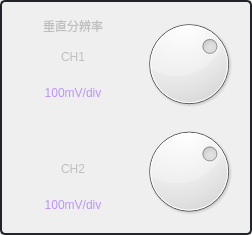
                               <widget class="QFrame" name="frame_27">
                                <property name="styleSheet">
                                 <string notr="true">border-radius: 5px;
border: 2px solid rgb(33, 37, 43);</string>
                                </property>
                                <property name="frameShape">
                                 <enum>QFrame::StyledPanel</enum>
                                </property>
                                <property name="frameShadow">
                                 <enum>QFrame::Raised</enum>
                                </property>
                                <layout class="QVBoxLayout" name="verticalLayout_39">
                                 <item>
                                  <layout class="QHBoxLayout" name="horizontalLayout_65">
                                   <item>
                                    <layout class="QVBoxLayout" name="verticalLayout_37">
                                     <item>
                                      <widget class="QLabel" name="lb_Port_9">
                                       <property name="enabled">
                                        <bool>false</bool>
                                       </property>
                                       <property name="minimumSize">
                                        <size>
                                         <width>120</width>
                                         <height>25</height>
                                        </size>
                                       </property>
                                       <property name="styleSheet">
                                        <string notr="true">border: 0px;
font: 14pt &quot;クレPro by 宁静之雨，微信公众号njzyshare&quot;;</string>
                                       </property>
                                       <property name="text">
                                        <string>垂直分辨率</string>
                                       </property>
                                       <property name="alignment">
                                        <set>Qt::AlignCenter</set>
                                       </property>
                                      </widget>
                                     </item>
                                     <item>
                                      <widget class="QLabel" name="lb_Port_10">
                                       <property name="enabled">
                                        <bool>false</bool>
                                       </property>
                                       <property name="minimumSize">
                                        <size>
                                         <width>120</width>
                                         <height>25</height>
                                        </size>
                                       </property>
                                       <property name="styleSheet">
                                        <string notr="true">border: 0px;
font: 14pt &quot;クレPro by 宁静之雨，微信公众号njzyshare&quot;;</string>
                                       </property>
                                       <property name="text">
                                        <string>CH1</string>
                                       </property>
                                       <property name="alignment">
                                        <set>Qt::AlignCenter</set>
                                       </property>
                                      </widget>
                                     </item>
                                     <item>
                                      <widget class="QLabel" name="lb_OSC_Vertical_CH1">
                                       <property name="enabled">
                                        <bool>false</bool>
                                       </property>
                                       <property name="minimumSize">
                                        <size>
                                         <width>120</width>
                                         <height>35</height>
                                        </size>
                                       </property>
                                       <property name="styleSheet">
                                        <string notr="true">border: 0px;
font: 18pt &quot;クレPro by 宁静之雨，微信公众号njzyshare&quot;;
color: rgb(189, 147, 249);</string>
                                       </property>
                                       <property name="text">
                                        <string>100mV/div</string>
                                       </property>
                                       <property name="alignment">
                                        <set>Qt::AlignCenter</set>
                                       </property>
                                      </widget>
                                     </item>
                                     <item>
                                      <spacer name="verticalSpacer_4">
                                       <property name="orientation">
                                        <enum>Qt::Vertical</enum>
                                       </property>
                                       <property name="sizeHint" stdset="0">
                                        <size>
                                         <width>20</width>
                                         <height>40</height>
                                        </size>
                                       </property>
                                      </spacer>
                                     </item>
                                     <item>
                                      <widget class="QLabel" name="lb_Port_11">
                                       <property name="enabled">
                                        <bool>false</bool>
                                       </property>
                                       <property name="minimumSize">
                                        <size>
                                         <width>120</width>
                                         <height>25</height>
                                        </size>
                                       </property>
                                       <property name="styleSheet">
                                        <string notr="true">border: 0px;
font: 14pt &quot;クレPro by 宁静之雨，微信公众号njzyshare&quot;;</string>
                                       </property>
                                       <property name="text">
                                        <string>CH2</string>
                                       </property>
                                       <property name="alignment">
                                        <set>Qt::AlignCenter</set>
                                       </property>
                                      </widget>
                                     </item>
                                     <item>
                                      <widget class="QLabel" name="lb_OSC_Vertical_CH2">
                                       <property name="enabled">
                                        <bool>false</bool>
                                       </property>
                                       <property name="minimumSize">
                                        <size>
                                         <width>120</width>
                                         <height>35</height>
                                        </size>
                                       </property>
                                       <property name="styleSheet">
                                        <string notr="true">border: 0px;
font: 18pt &quot;クレPro by 宁静之雨，微信公众号njzyshare&quot;;
color: rgb(189, 147, 249);</string>
                                       </property>
                                       <property name="text">
                                        <string>100mV/div</string>
                                       </property>
                                       <property name="alignment">
                                        <set>Qt::AlignCenter</set>
                                       </property>
                                      </widget>
                                     </item>
                                    </layout>
                                   </item>
                                   <item>
                                    <layout class="QVBoxLayout" name="verticalLayout_38">
                                     <item>
                                      <widget class="QDial" name="dial_OSC_Vertical_CH1">
                                       <property name="enabled">
                                        <bool>true</bool>
                                       </property>
                                       <property name="mouseTracking">
                                        <bool>false</bool>
                                       </property>
                                       <property name="maximum">
                                        <number>9</number>
                                       </property>
                                       <property name="singleStep">
                                        <number>1</number>
                                       </property>
                                       <property name="pageStep">
                                        <number>1</number>
                                       </property>
                                       <property name="value">
                                        <number>6</number>
                                       </property>
                                       <property name="tracking">
                                        <bool>true</bool>
                                       </property>
                                       <property name="wrapping">
                                        <bool>false</bool>
                                       </property>
                                      </widget>
                                     </item>
                                     <item>
                                      <widget class="QDial" name="dial_OSC_Vertical_CH2">
                                       <property name="enabled">
                                        <bool>true</bool>
                                       </property>
                                       <property name="mouseTracking">
                                        <bool>false</bool>
                                       </property>
                                       <property name="maximum">
                                        <number>9</number>
                                       </property>
                                       <property name="pageStep">
                                        <number>1</number>
                                       </property>
                                       <property name="value">
                                        <number>6</number>
                                       </property>
                                      </widget>
                                     </item>
                                    </layout>
                                   </item>
                                  </layout>
                                 </item>
                                </layout>
                               </widget>
